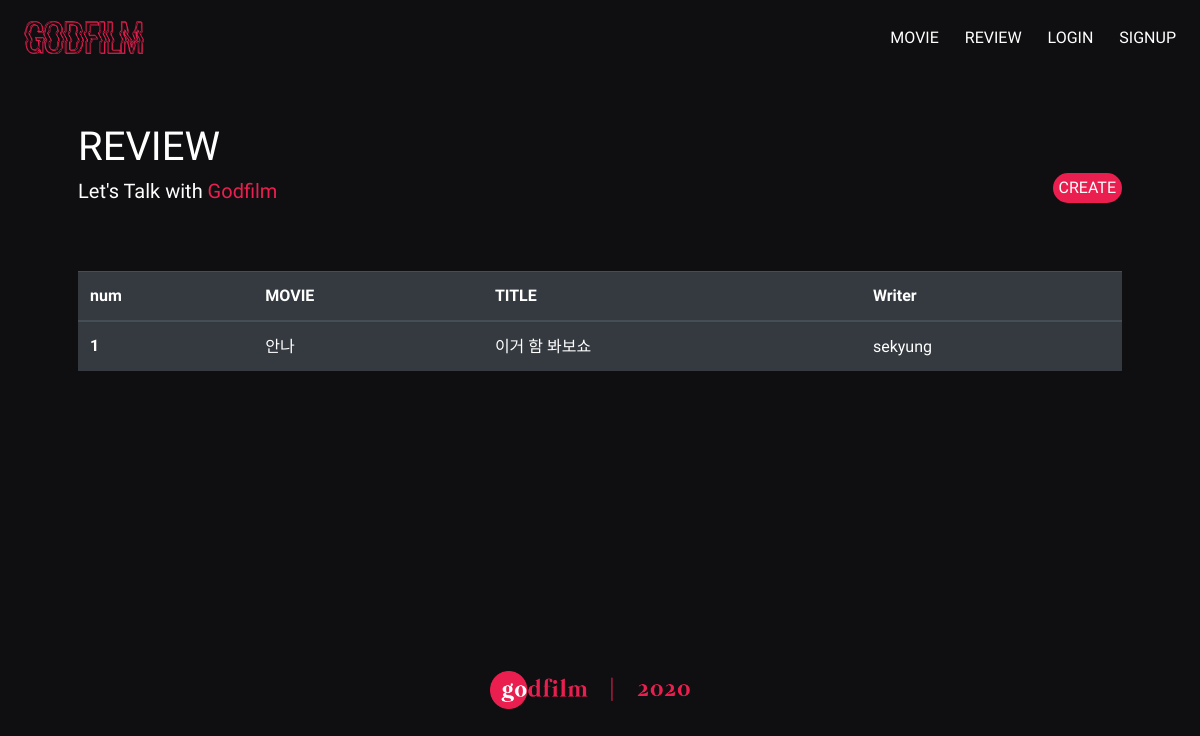
The app's page /movies/review_list/ with its own data.
### movies/models.py (models this page shows, shortened)
class Review(models.Model):
    title = models.CharField(max_length=100)
    content = models.TextField()
    user = models.ForeignKey(settings.AUTH_USER_MODEL, on_delete=models.CASCADE)
    movie = models.ForeignKey(Movie, on_delete=models.CASCADE)
    like_users = models.ManyToManyField(settings.AUTH_USER_MODEL, related_name='like_reviews', blank=True)

class Movie(models.Model):
    title = models.CharField(max_length=100)
    overview = models.TextField(blank=True)
    poster_path = models.CharField(max_length=200, null=True)
    cast = models.ManyToManyField(Cast, related_name='cast_movie', blank=True)

### accounts/models.py (models this page shows)
class User(AbstractUser):
    followers = models.ManyToManyField(
            settings.AUTH_USER_MODEL,
            related_name='followings'
        )

### movies/views.py (the view)
# urls.py: path('review_list/', views.review_list, name='review_list'),
def review_list(request):
    reviews = Review.objects.all()
    context =  {
        'reviews': reviews
    }
    return render(request, 'movies/review_list.html', context)

### movies/templates/movies/review_list.html
{% extends 'base.html' %}
{% block content %}
<div class="d-flex justify-content-between">
    <div>
        <h1 style="color: white;">REVIEW</h1>
        <h5 style="color: white;">Let's Talk with <span style="color: #ea1f4f;">Godfilm</span></h5>
    </div>
    <div>
        <a href="{% url 'movies:review_create' %}" class="btn review-create">CREATE</a>
    </div>
</div>
<table class="table table-dark" style="margin-top: 60px;">
    <thead>
      <tr class="review-th">
        <th scope="col">num</th>
        <th scope="col">MOVIE</th>
        <th scope="col">TITLE</th>
        <th scope="col">Writer</th>
      </tr>
    </thead>
    <tbody>
    {% for review in reviews %}
      <tr class="review-td">
        <th scope="row">{{ forloop.counter }}</th>
        <td><a href="{% url 'movies:movie_detail' review.movie.id %}">{{ review.movie.title }}</a></td>
        <td><a href="{% url 'movies:review_detail' review.movie.id review.id %}">{{ review.title }}</a></td>
        <td><a href="{% url 'accounts:profile' review.user.username %}">{{ review.user.username }}</a></td>
      </tr>
    {% endfor %}
    </tbody>
  </table>
{% endblock %}

### templates/base.html (style rules this page uses)
#back { width: 100%; background-color: #0f0f11; }
h1, h5 { font-family: 'Suez One', serif; }
.review-create { font-family: 'Suez One', serif; border-radius: 50px; padding:2px 5px; background-color: #ea1f4f; color: white; margin-top:50px }
.review-th > th { font-family: 'Suez One', serif; }
.review-td > th { font-family: 'Suez One', serif; }
.review-td > td > a { text-decoration: none; font-family: 'Nanum Gothic', sans-serif; color:white; }

### records on screen
Review: movie "안나", title "이거 함 봐보쇼", user.username "sekyung"
